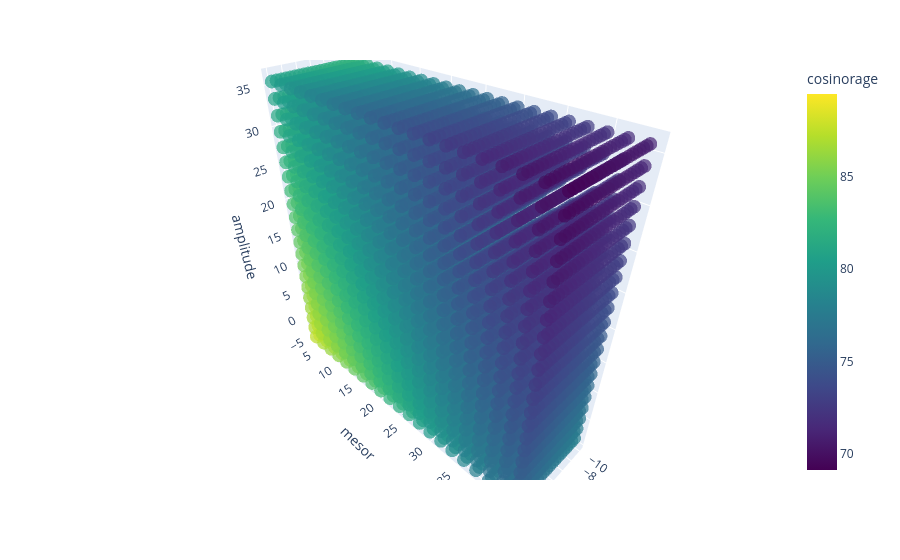

This figure's notebook cell:
### Code cell
explore_cosinorage_3d(mean_acrophase=-4.008167, mean_mesor=23.546589, mean_amplitude=15.600147, chronological_age=79.14157894736843, gender="unknown", delta_acrophase=2*np.pi, delta_mesor=20.0, delta_amplitude=20.0)

### Figure 1 — Plotly figure (JSON) as saved in the notebook; plotly's stock layout.template omitted (floating-point values rounded to 4 significant figures; data arrays with more than 128 entries replaced by an {"elided": "..."} marker saying what was removed)
{"data": [{"hovertemplate": "acrophase=%{x}<br>mesor=%{y}<br>amplitude=%{z}<br>cosinorage=%{marker.color}<extra></extra>", "legendgroup": "", "marker": {"color": {"elided": "9261 float values"}, "coloraxis": "coloraxis", "opacity": 0.7, "symbol": "circle"}, "mode": "markers", "name": "", "scene": "scene", "showlegend": false, "type": "scatter3d", "x": {"elided": "9261 float values"}, "y": {"elided": "9261 float values"}, "z": {"elided": "9261 float values"}}], "layout": {"coloraxis": {"colorbar": {"title": {"text": "cosinorage"}}, "colorscale": [[0, "#440154"], [0.1111, "#482878"], [0.2222, "#3e4989"], [0.3333, "#31688e"], [0.4444, "#26828e"], [0.5556, "#1f9e89"], [0.6667, "#35b779"], [0.7778, "#6ece58"], [0.8889, "#b5de2b"], [1, "#fde725"]]}, "legend": {"tracegroupgap": 0}, "margin": {"t": 60}, "scene": {"domain": {"x": [0, 1], "y": [0, 1]}, "xaxis": {"title": {"text": "acrophase"}}, "yaxis": {"title": {"text": "mesor"}}, "zaxis": {"title": {"text": "amplitude"}}}}}
